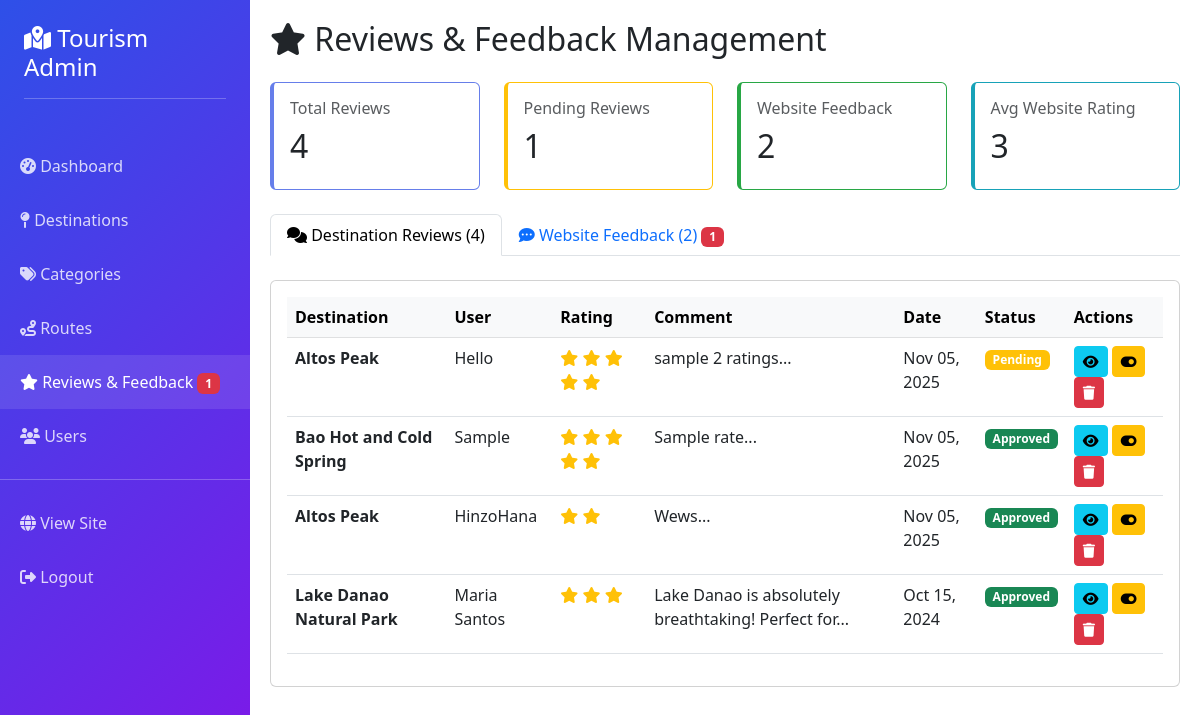
Screenshot of /admin/reviews.php (signed in) with the database file from the repository.
### tables this page shows
CREATE TABLE `reviews` (
  `id` int(11) NOT NULL,
  `destination_id` int(11) NOT NULL,
  `user_id` int(11) DEFAULT NULL,
  `user_name` varchar(100) DEFAULT NULL,
  `rating` int(11) NOT NULL CHECK (`rating` >= 1 and `rating` <= 5),
  `comment` text DEFAULT NULL,
  `is_approved` tinyint(1) DEFAULT 1,
  `created_at` timestamp NOT NULL DEFAULT current_timestamp()
);

CREATE TABLE `destinations` (
  `id` int(11) NOT NULL,
  `name` varchar(200) NOT NULL,
  `category_id` int(11) DEFAULT NULL,
  `description` text DEFAULT NULL,
  `address` text DEFAULT NULL,
  `latitude` decimal(10,8) DEFAULT NULL,
  `longitude` decimal(11,8) DEFAULT NULL,
  `contact_number` varchar(50) DEFAULT NULL,
  `email` varchar(100) DEFAULT NULL,
  `website` varchar(200) DEFAULT NULL,
  `opening_hours` varchar(100) DEFAULT NULL,
  `entry_fee` varchar(100) DEFAULT NULL,
  `rating` decimal(2,1) DEFAULT 0.0,
  `image_path` varchar(255) DEFAULT NULL,
  `is_active` tinyint(1) DEFAULT 1,
  `created_at` timestamp NOT NULL DEFAULT current_timestamp(),
  `updated_at` timestamp NOT NULL DEFAULT current_timestamp() ON UPDATE current_timestamp()
);

### admin/reviews.php (the view, shortened to what this page needs)
<?php
$conn = getDBConnection();
$reviews = $conn->query("SELECT r.*, d.name as destination_name
                         FROM reviews r
                         LEFT JOIN destinations d ON r.destination_id = d.id
                         ORDER BY r.created_at DESC");
$total_reviews = $conn->query("SELECT COUNT(*) as count FROM reviews")->fetch_assoc()['count'];
$pending_reviews = $conn->query("SELECT COUNT(*) as count FROM reviews WHERE is_approved = 0")->fetch_assoc()['count'];
$total_feedback = $conn->query("SELECT COUNT(*) as count FROM website_feedback")->fetch_assoc()['count'];
$unread_feedback = $conn->query("SELECT COUNT(*) as count FROM website_feedback WHERE is_read = 0")->fetch_assoc()['count'];
$avg_website_rating = $conn->query("SELECT AVG(rating) as avg FROM website_feedback")->fetch_assoc()['avg'];
?>
<!DOCTYPE html>
<html lang="en">
<head>
    <link href="https://cdn.jsdelivr.net/npm/bootstrap@5.3.0/dist/css/bootstrap.min.css" rel="stylesheet">
    <link rel="stylesheet" href="https://cdnjs.cloudflare.com/ajax/libs/font-awesome/6.4.0/css/all.min.css">
</head>
<body>
    <div class="sidebar">
        <div class="p-4">
            <h4><i class="fas fa-map-marked-alt"></i> Tourism Admin</h4>
            <hr class="bg-white">
        </div>
        <nav class="nav flex-column">
            <a class="nav-link" href="dashboard.php">
                <i class="fas fa-tachometer-alt"></i> Dashboard
            </a>
            <a class="nav-link" href="destinations.php">
                <i class="fas fa-map-pin"></i> Destinations
            </a>
            <a class="nav-link" href="categories.php">
                <i class="fas fa-tags"></i> Categories
            </a>
            <a class="nav-link" href="routes.php">
                <i class="fas fa-route"></i> Routes
            </a>
            <a class="nav-link active" href="reviews.php">
                <i class="fas fa-star"></i> Reviews & Feedback
                <?php if ($unread_feedback > 0): ?>
                    <span class="badge bg-danger"><?php echo $unread_feedback; ?></span>
                <?php endif; ?>
            </a>
            <a class="nav-link" href="users.php">
                <i class="fas fa-users"></i> Users
            </a>
            <hr class="bg-white">
            <a class="nav-link" href="../index.php">
                <i class="fas fa-globe"></i> View Site
            </a>
            <a class="nav-link" href="../logout.php">
                <i class="fas fa-sign-out-alt"></i> Logout
            </a>
        </nav>
    </div>
    <div class="main-content">
        <h2 class="mb-4"><i class="fas fa-star"></i> Reviews & Feedback Management</h2>
        <div class="row mb-4">
            <div class="col-md-3">
                <div class="card stat-card" style="border-color: #667eea;">
                    <div class="card-body">
                        <h6 class="text-muted">Total Reviews</h6>
                        <h2><?php echo $total_reviews; ?></h2>
                    </div>
                </div>
            </div>
            <div class="col-md-3">
                <div class="card stat-card" style="border-color: #ffc107;">
                    <div class="card-body">
                        <h6 class="text-muted">Pending Reviews</h6>
                        <h2><?php echo $pending_reviews; ?></h2>
                    </div>
                </div>
            </div>
            <div class="col-md-3">
                <div class="card stat-card" style="border-color: #28a745;">
                    <div class="card-body">
                        <h6 class="text-muted">Website Feedback</h6>
                        <h2><?php echo $total_feedback; ?></h2>
                    </div>
                </div>
            </div>
            <div class="col-md-3">
                <div class="card stat-card" style="border-color: #17a2b8;">
                    <div class="card-body">
                        <h6 class="text-muted">Avg Website Rating</h6>
                        <h2><?php echo $avg_website_rating ? round($avg_website_rating, 1) : 'N/A'; ?></h2>
                    </div>
                </div>
            </div>
        </div>
        <ul class="nav nav-tabs mb-4" role="tablist">
            <li class="nav-item">
                <a class="nav-link active" data-bs-toggle="tab" href="#reviews">
                    <i class="fas fa-comments"></i> Destination Reviews (<?php echo $total_reviews; ?>)
                </a>
            </li>
            <li class="nav-item">
                <a class="nav-link" data-bs-toggle="tab" href="#feedback">
                    <i class="fas fa-comment-dots"></i> Website Feedback (<?php echo $total_feedback; ?>)
                    <?php if ($unread_feedback > 0): ?>
                        <span class="badge bg-danger"><?php echo $unread_feedback; ?></span>
                    <?php endif; ?>
                </a>
            </li>
        </ul>
        <div class="tab-content">
            <div class="tab-pane fade show active" id="reviews">
                <div class="card">
                    <div class="card-body">
                        <div class="table-responsive">
                            <table class="table table-hover">
                                <thead class="table-light">
                                    <tr>
                                        <th>Destination</th>
                                        <th>User</th>
                                        <th>Rating</th>
                                        <th>Comment</th>
                                        <th>Date</th>
                                        <th>Status</th>
                                        <th>Actions</th>
                                    </tr>
                                </thead>
                                <tbody>
                                    <?php if ($reviews->num_rows > 0): ?>
                                        <?php while ($review = $reviews->fetch_assoc()): ?>
                                            <tr>
                                                <td><strong><?php echo $review['destination_name']; ?></strong></td>
                                                <td><?php echo $review['user_name']; ?></td>
                                                <td>
                                                    <div class="rating">
                                                        <?php for($i=0; $i<5; $i++): ?>
                                                            <i class="fas fa-star<?php echo $i < $review['rating'] ? '' : '-o'; ?>"></i>
                                                        <?php endfor; ?>
                                                    </div>
                                                </td>
                                                <td><?php echo substr($review['comment'], 0, 50) . '...'; ?></td>
                                                <td><?php echo date('M d, Y', strtotime($review['created_at'])); ?></td>
                                                <td>
                                                    <?php if ($review['is_approved']): ?>
                                                        <span class="badge bg-success">Approved</span>
                                                    <?php else: ?>
                                                        <span class="badge bg-warning">Pending</span>
                                                    <?php endif; ?>
                                                </td>
                                                <td>
                                                    <a href="../destination.php?id=<?php echo $review['destination_id']; ?>"
                                                       class="btn btn-sm btn-info" target="_blank">
                                                        <i class="fas fa-eye"></i>
                                                    </a>
                                                    <a href="?toggle_review=<?php echo $review['id']; ?>"
                                                       class="btn btn-sm btn-warning">
                                                        <i class="fas fa-toggle-on"></i>
                                                    </a>
                                                    <a href="?delete_review=<?php echo $review['id']; ?>"
                                                       class="btn btn-sm btn-danger"
                                                       onclick="return confirm('Delete this review?')">
                                                        <i class="fas fa-trash"></i>
                                                    </a>
                                                </td>
                                            </tr>
                                        <?php endwhile; ?>
                                    <?php endif; ?>
                                </tbody>
                            </table>
                        </div>
                    </div>
                </div>
            </div>
        </div>
    </div>
</body>
</html>

### admin/reviews.php (style rules this page uses)
.sidebar { min-height: 100vh; background: linear-gradient(135deg, #2e50e8ff 0%, #8017e8ff 100%); color: white; position: fixed; width: 250px; }
.sidebar .nav-link { color: rgba(255,255,255,0.8); padding: 15px 20px; transition: all 0.3s; }
.sidebar .nav-link:hover, .sidebar .nav-link.active { background: rgba(255,255,255,0.1); color: white; }
.main-content { margin-left: 250px; padding: 20px; }
.stat-card { border-left: 4px solid; transition: transform 0.3s; }
.rating { color: #ffc107; }

### rows the page displays
reviews: destination.name "Altos Peak", user_name "Hello", rating 5 (drawn), comment "sample 2 ratings", created_at "Nov 05, 2025", is_approved "Pending"
reviews: destination.name "Bao Hot and Cold Spring", user_name "Sample", rating 5 (drawn), comment "Sample rate", created_at "Nov 05, 2025", is_approved "Approved"
reviews: destination.name "Altos Peak", user_name "HinzoHana", rating 2 (drawn), comment "Wews", created_at "Nov 05, 2025", is_approved "Approved"
reviews: destination.name "Lake Danao Natural Park", user_name "Maria Santos", rating 3 (drawn), comment "Lake Danao is absolutely breathtaking! Perfect for", created_at "Oct 15, 2024", is_approved "Approved"

### other values shown
$unread_feedback "1"
$total_reviews "4"
$pending_reviews "1"
$total_feedback "2"
$avg_website_rating "3"
